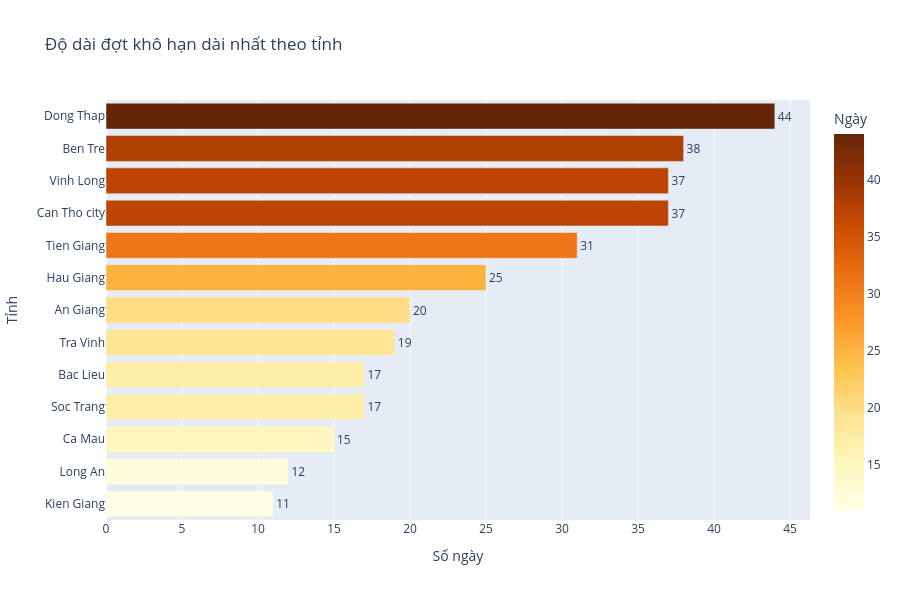

Notebook source saved alongside this figure:
### Code cell
spell_ordered = spell_df.sort_values("Đợt dài nhất (ngày)", ascending=True)
fig = px.bar(
    spell_ordered,
    x="Đợt dài nhất (ngày)",
    y="Tỉnh",
    orientation="h",
    text=spell_ordered["Đợt dài nhất (ngày)"].astype(int),
    color="Đợt dài nhất (ngày)",
    color_continuous_scale="YlOrBr",
    labels={"Đợt dài nhất (ngày)": "Số ngày", "Tỉnh": "Tỉnh"},
    title="Độ dài đợt khô hạn dài nhất theo tỉnh",
)
fig.update_layout(coloraxis_colorbar=dict(title="Ngày"), height=600)
fig.update_traces(textposition="outside")
fig.show()

### Figure 1 — Plotly figure (JSON) as saved in the notebook; plotly's stock layout.template omitted (floating-point values rounded to 4 significant figures)
{"data": [{"hovertemplate": "Số ngày=%{marker.color}<br>Tỉnh=%{y}<extra></extra>", "legendgroup": "", "marker": {"color": [11, 12, 15, 17, 17, 19, 20, 25, 31, 37, 37, 38, 44], "coloraxis": "coloraxis", "pattern": {"shape": ""}}, "name": "", "orientation": "h", "showlegend": false, "text": [11.0, 12.0, 15.0, 17.0, 17.0, 19.0, 20.0, 25.0, 31.0, 37.0, 37.0, 38.0, 44.0], "textposition": "outside", "type": "bar", "x": [11, 12, 15, 17, 17, 19, 20, 25, 31, 37, 37, 38, 44], "xaxis": "x", "y": ["Kien Giang", "Long An", "Ca Mau", "Soc Trang", "Bac Lieu", "Tra Vinh", "An Giang", "Hau Giang", "Tien Giang", "Can Tho city", "Vinh Long", "Ben Tre", "Dong Thap"], "yaxis": "y"}], "layout": {"barmode": "relative", "coloraxis": {"colorbar": {"title": {"text": "Ngày"}}, "colorscale": [[0, "rgb(255,255,229)"], [0.125, "rgb(255,247,188)"], [0.25, "rgb(254,227,145)"], [0.375, "rgb(254,196,79)"], [0.5, "rgb(254,153,41)"], [0.625, "rgb(236,112,20)"], [0.75, "rgb(204,76,2)"], [0.875, "rgb(153,52,4)"], [1, "rgb(102,37,6)"]]}, "height": 600, "legend": {"tracegroupgap": 0}, "title": {"text": "Độ dài đợt khô hạn dài nhất theo tỉnh"}, "xaxis": {"anchor": "y", "domain": [0, 1], "title": {"text": "Số ngày"}}, "yaxis": {"anchor": "x", "domain": [0, 1], "title": {"text": "Tỉnh"}}}}
